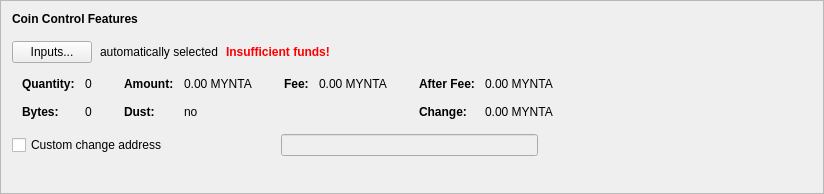
      <widget class="QFrame" name="frameCoinControl">
       <property name="sizePolicy">
        <sizepolicy hsizetype="Preferred" vsizetype="Fixed">
         <horstretch>0</horstretch>
         <verstretch>0</verstretch>
        </sizepolicy>
       </property>
       <property name="minimumSize">
        <size>
         <width>600</width>
         <height>194</height>
        </size>
       </property>
       <property name="frameShape">
        <enum>QFrame::StyledPanel</enum>
       </property>
       <property name="frameShadow">
        <enum>QFrame::Raised</enum>
       </property>
       <layout class="QVBoxLayout" name="verticalLayout_4">
        <item>
         <layout class="QVBoxLayout" name="verticalLayoutCoinControl" stretch="0,0,0,0,0">
          <property name="spacing">
           <number>0</number>
          </property>
          <property name="sizeConstraint">
           <enum>QLayout::SetDefaultConstraint</enum>
          </property>
          <property name="leftMargin">
           <number>0</number>
          </property>
          <property name="topMargin">
           <number>0</number>
          </property>
          <item>
           <layout class="QHBoxLayout" name="horizontalLayoutCoinControl1">
            <property name="bottomMargin">
             <number>15</number>
            </property>
            <item>
             <widget class="QLabel" name="labelCoinControlFeatures">
              <property name="sizePolicy">
               <sizepolicy hsizetype="Preferred" vsizetype="Maximum">
                <horstretch>0</horstretch>
                <verstretch>0</verstretch>
               </sizepolicy>
              </property>
              <property name="font">
               <font>
                <weight>75</weight>
                <bold>true</bold>
               </font>
              </property>
              <property name="styleSheet">
               <string notr="true">font-weight:bold;</string>
              </property>
              <property name="text">
               <string>Coin Control Features</string>
              </property>
             </widget>
            </item>
           </layout>
          </item>
          <item>
           <layout class="QHBoxLayout" name="horizontalLayoutCoinControl2" stretch="0,0,0,0">
            <property name="spacing">
             <number>8</number>
            </property>
            <property name="bottomMargin">
             <number>10</number>
            </property>
            <item>
             <widget class="QPushButton" name="pushButtonCoinControl">
              <property name="styleSheet">
               <string notr="true"/>
              </property>
              <property name="text">
               <string>Inputs...</string>
              </property>
              <property name="autoDefault">
               <bool>false</bool>
              </property>
             </widget>
            </item>
            <item>
             <widget class="QLabel" name="labelCoinControlAutomaticallySelected">
              <property name="text">
               <string>automatically selected</string>
              </property>
              <property name="margin">
               <number>5</number>
              </property>
             </widget>
            </item>
            <item>
             <widget class="QLabel" name="labelCoinControlInsuffFunds">
              <property name="font">
               <font>
                <weight>75</weight>
                <bold>true</bold>
               </font>
              </property>
              <property name="styleSheet">
               <string notr="true">color:red;font-weight:bold;</string>
              </property>
              <property name="text">
               <string>Insufficient funds!</string>
              </property>
              <property name="margin">
               <number>5</number>
              </property>
             </widget>
            </item>
            <item>
             <spacer name="horizontalSpacerCoinControl">
              <property name="orientation">
               <enum>Qt::Horizontal</enum>
              </property>
              <property name="sizeHint" stdset="0">
               <size>
                <width>40</width>
                <height>1</height>
               </size>
              </property>
             </spacer>
            </item>
           </layout>
          </item>
          <item>
           <widget class="QWidget" name="widgetCoinControl" native="true">
            <property name="sizePolicy">
             <sizepolicy hsizetype="Preferred" vsizetype="Preferred">
              <horstretch>0</horstretch>
              <verstretch>0</verstretch>
             </sizepolicy>
            </property>
            <property name="minimumSize">
             <size>
              <width>0</width>
              <height>0</height>
             </size>
            </property>
            <property name="styleSheet">
             <string notr="true"/>
            </property>
            <layout class="QHBoxLayout" name="horizontalLayoutCoinControl5">
             <property name="leftMargin">
              <number>0</number>
             </property>
             <property name="topMargin">
              <number>0</number>
             </property>
             <property name="rightMargin">
              <number>0</number>
             </property>
             <property name="bottomMargin">
              <number>0</number>
             </property>
             <item>
              <layout class="QHBoxLayout" name="horizontalLayoutCoinControl3" stretch="0,0,0,1">
               <property name="spacing">
                <number>20</number>
               </property>
               <property name="topMargin">
                <number>0</number>
               </property>
               <property name="bottomMargin">
                <number>10</number>
               </property>
               <item>
                <layout class="QFormLayout" name="formLayoutCoinControl1">
                 <property name="horizontalSpacing">
                  <number>10</number>
                 </property>
                 <property name="verticalSpacing">
                  <number>14</number>
                 </property>
                 <property name="leftMargin">
                  <number>10</number>
                 </property>
                 <property name="topMargin">
                  <number>4</number>
                 </property>
                 <property name="rightMargin">
                  <number>6</number>
                 </property>
                 <item row="0" column="0">
                  <widget class="QLabel" name="labelCoinControlQuantityText">
                   <property name="font">
                    <font>
                     <weight>75</weight>
                     <bold>true</bold>
                    </font>
                   </property>
                   <property name="text">
                    <string>Quantity:</string>
                   </property>
                   <property name="margin">
                    <number>0</number>
                   </property>
                  </widget>
                 </item>
                 <item row="0" column="1">
                  <widget class="QLabel" name="labelCoinControlQuantity">
                   <property name="cursor">
                    <cursorShape>IBeamCursor</cursorShape>
                   </property>
                   <property name="contextMenuPolicy">
                    <enum>Qt::ActionsContextMenu</enum>
                   </property>
                   <property name="text">
                    <string notr="true">0</string>
                   </property>
                   <property name="margin">
                    <number>0</number>
                   </property>
                   <property name="textInteractionFlags">
                    <set>Qt::LinksAccessibleByMouse|Qt::TextSelectableByKeyboard|Qt::TextSelectableByMouse</set>
                   </property>
                  </widget>
                 </item>
                 <item row="1" column="0">
                  <widget class="QLabel" name="labelCoinControlBytesText">
                   <property name="font">
                    <font>
                     <weight>75</weight>
                     <bold>true</bold>
                    </font>
                   </property>
                   <property name="text">
                    <string>Bytes:</string>
                   </property>
                  </widget>
                 </item>
                 <item row="1" column="1">
                  <widget class="QLabel" name="labelCoinControlBytes">
                   <property name="cursor">
                    <cursorShape>IBeamCursor</cursorShape>
                   </property>
                   <property name="contextMenuPolicy">
                    <enum>Qt::ActionsContextMenu</enum>
                   </property>
                   <property name="text">
                    <string notr="true">0</string>
                   </property>
                   <property name="textInteractionFlags">
                    <set>Qt::LinksAccessibleByMouse|Qt::TextSelectableByKeyboard|Qt::TextSelectableByMouse</set>
                   </property>
                  </widget>
                 </item>
                </layout>
               </item>
               <item>
                <layout class="QFormLayout" name="formLayoutCoinControl2">
                 <property name="horizontalSpacing">
                  <number>10</number>
                 </property>
                 <property name="verticalSpacing">
                  <number>14</number>
                 </property>
                 <property name="leftMargin">
                  <number>6</number>
                 </property>
                 <property name="topMargin">
                  <number>4</number>
                 </property>
                 <property name="rightMargin">
                  <number>6</number>
                 </property>
                 <item row="0" column="0">
                  <widget class="QLabel" name="labelCoinControlAmountText">
                   <property name="font">
                    <font>
                     <weight>75</weight>
                     <bold>true</bold>
                    </font>
                   </property>
                   <property name="text">
                    <string>Amount:</string>
                   </property>
                   <property name="margin">
                    <number>0</number>
                   </property>
                  </widget>
                 </item>
                 <item row="0" column="1">
                  <widget class="QLabel" name="labelCoinControlAmount">
                   <property name="cursor">
                    <cursorShape>IBeamCursor</cursorShape>
                   </property>
                   <property name="contextMenuPolicy">
                    <enum>Qt::ActionsContextMenu</enum>
                   </property>
                   <property name="text">
                    <string notr="true">0.00 MYNTA</string>
                   </property>
                   <property name="textInteractionFlags">
                    <set>Qt::LinksAccessibleByMouse|Qt::TextSelectableByKeyboard|Qt::TextSelectableByMouse</set>
                   </property>
                  </widget>
                 </item>
                 <item row="1" column="0">
                  <widget class="QLabel" name="labelCoinControlLowOutputText">
                   <property name="font">
                    <font>
                     <weight>75</weight>
                     <bold>true</bold>
                    </font>
                   </property>
                   <property name="text">
                    <string>Dust:</string>
                   </property>
                  </widget>
                 </item>
                 <item row="1" column="1">
                  <widget class="QLabel" name="labelCoinControlLowOutput">
                   <property name="cursor">
                    <cursorShape>IBeamCursor</cursorShape>
                   </property>
                   <property name="contextMenuPolicy">
                    <enum>Qt::ActionsContextMenu</enum>
                   </property>
                   <property name="text">
                    <string notr="true">no</string>
                   </property>
                   <property name="textInteractionFlags">
                    <set>Qt::LinksAccessibleByMouse|Qt::TextSelectableByKeyboard|Qt::TextSelectableByMouse</set>
                   </property>
                  </widget>
                 </item>
                </layout>
               </item>
               <item>
                <layout class="QFormLayout" name="formLayoutCoinControl3">
                 <property name="horizontalSpacing">
                  <number>10</number>
                 </property>
                 <property name="verticalSpacing">
                  <number>14</number>
                 </property>
                 <property name="leftMargin">
                  <number>6</number>
                 </property>
                 <property name="topMargin">
                  <number>4</number>
                 </property>
                 <property name="rightMargin">
                  <number>6</number>
                 </property>
                 <item row="0" column="0">
                  <widget class="QLabel" name="labelCoinControlFeeText">
                   <property name="font">
                    <font>
                     <weight>75</weight>
                     <bold>true</bold>
                    </font>
                   </property>
                   <property name="text">
                    <string>Fee:</string>
                   </property>
                   <property name="margin">
                    <number>0</number>
                   </property>
                  </widget>
                 </item>
                 <item row="0" column="1">
                  <widget class="QLabel" name="labelCoinControlFee">
                   <property name="cursor">
                    <cursorShape>IBeamCursor</cursorShape>
                   </property>
                   <property name="contextMenuPolicy">
                    <enum>Qt::ActionsContextMenu</enum>
                   </property>
                   <property name="text">
                    <string notr="true">0.00 MYNTA</string>
                   </property>
                   <property name="textInteractionFlags">
                    <set>Qt::LinksAccessibleByMouse|Qt::TextSelectableByKeyboard|Qt::TextSelectableByMouse</set>
                   </property>
                  </widget>
                 </item>
                </layout>
               </item>
               <item>
                <layout class="QFormLayout" name="formLayoutCoinControl4">
                 <property name="horizontalSpacing">
                  <number>10</number>
                 </property>
                 <property name="verticalSpacing">
                  <number>14</number>
                 </property>
                 <property name="leftMargin">
                  <number>6</number>
                 </property>
                 <property name="topMargin">
                  <number>4</number>
                 </property>
                 <property name="rightMargin">
                  <number>6</number>
                 </property>
                 <item row="0" column="0">
                  <widget class="QLabel" name="labelCoinControlAfterFeeText">
                   <property name="font">
                    <font>
                     <weight>75</weight>
                     <bold>true</bold>
                    </font>
                   </property>
                   <property name="text">
                    <string>After Fee:</string>
                   </property>
                   <property name="margin">
                    <number>0</number>
                   </property>
                  </widget>
                 </item>
                 <item row="0" column="1">
                  <widget class="QLabel" name="labelCoinControlAfterFee">
                   <property name="cursor">
                    <cursorShape>IBeamCursor</cursorShape>
                   </property>
                   <property name="contextMenuPolicy">
                    <enum>Qt::ActionsContextMenu</enum>
                   </property>
                   <property name="text">
                    <string notr="true">0.00 MYNTA</string>
                   </property>
                   <property name="textInteractionFlags">
                    <set>Qt::LinksAccessibleByMouse|Qt::TextSelectableByKeyboard|Qt::TextSelectableByMouse</set>
                   </property>
                  </widget>
                 </item>
                 <item row="1" column="0">
                  <widget class="QLabel" name="labelCoinControlChangeText">
                   <property name="font">
                    <font>
                     <weight>75</weight>
                     <bold>true</bold>
                    </font>
                   </property>
                   <property name="text">
                    <string>Change:</string>
                   </property>
                  </widget>
                 </item>
                 <item row="1" column="1">
                  <widget class="QLabel" name="labelCoinControlChange">
                   <property name="cursor">
                    <cursorShape>IBeamCursor</cursorShape>
                   </property>
                   <property name="contextMenuPolicy">
                    <enum>Qt::ActionsContextMenu</enum>
                   </property>
                   <property name="text">
                    <string notr="true">0.00 MYNTA</string>
                   </property>
                   <property name="textInteractionFlags">
                    <set>Qt::LinksAccessibleByMouse|Qt::TextSelectableByKeyboard|Qt::TextSelectableByMouse</set>
                   </property>
                  </widget>
                 </item>
                </layout>
               </item>
              </layout>
             </item>
            </layout>
           </widget>
          </item>
          <item>
           <layout class="QHBoxLayout" name="horizontalLayoutCoinControl4" stretch="0,0,0">
            <property name="spacing">
             <number>12</number>
            </property>
            <property name="sizeConstraint">
             <enum>QLayout::SetDefaultConstraint</enum>
            </property>
            <property name="topMargin">
             <number>5</number>
            </property>
            <property name="rightMargin">
             <number>5</number>
            </property>
            <item>
             <widget class="QCheckBox" name="checkBoxCoinControlChange">
              <property name="toolTip">
               <string>If this is activated, but the change address is empty or invalid, change will be sent to a newly generated address.</string>
              </property>
              <property name="text">
               <string>Custom change address</string>
              </property>
             </widget>
            </item>
            <item>
             <widget class="QValidatedLineEdit" name="lineEditCoinControlChange">
              <property name="enabled">
               <bool>false</bool>
              </property>
              <property name="sizePolicy">
               <sizepolicy hsizetype="Ignored" vsizetype="Fixed">
                <horstretch>0</horstretch>
                <verstretch>0</verstretch>
               </sizepolicy>
              </property>
             </widget>
            </item>
            <item>
             <widget class="QLabel" name="labelCoinControlChangeLabel">
              <property name="sizePolicy">
               <sizepolicy hsizetype="Preferred" vsizetype="Expanding">
                <horstretch>0</horstretch>
                <verstretch>0</verstretch>
               </sizepolicy>
              </property>
              <property name="minimumSize">
               <size>
                <width>0</width>
                <height>0</height>
               </size>
              </property>
              <property name="text">
               <string/>
              </property>
              <property name="margin">
               <number>3</number>
              </property>
             </widget>
            </item>
           </layout>
          </item>
          <item>
           <spacer name="verticalSpacerCoinControl">
            <property name="orientation">
             <enum>Qt::Vertical</enum>
            </property>
            <property name="sizeType">
             <enum>QSizePolicy::Expanding</enum>
            </property>
            <property name="sizeHint" stdset="0">
             <size>
              <width>800</width>
              <height>1</height>
             </size>
            </property>
           </spacer>
          </item>
         </layout>
        </item>
       </layout>
      </widget>
